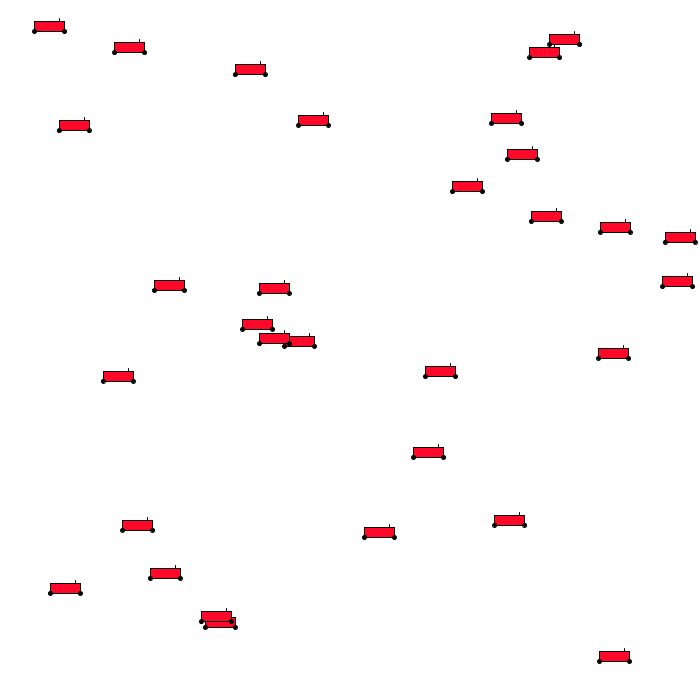
Frame 1 (no input)
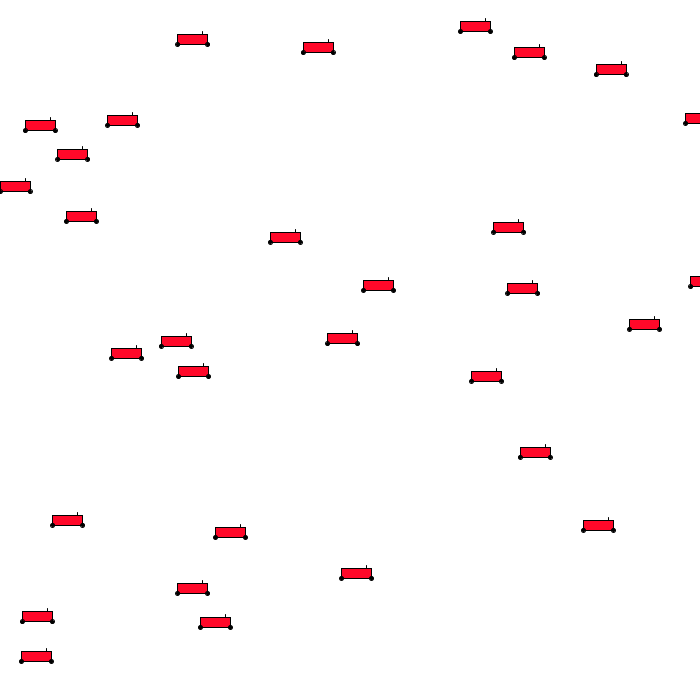
Frame 60 (the mouse pressed at the canvas centre just before this capture)
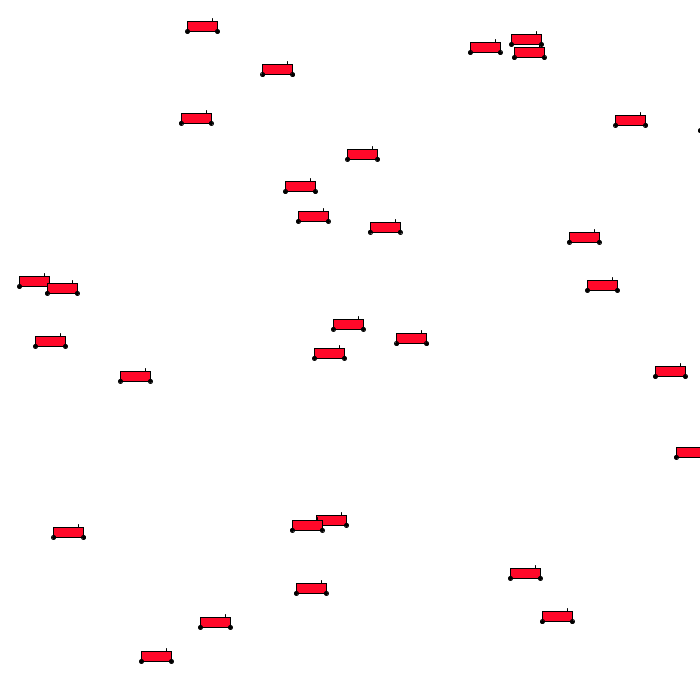
Frame 120 (the mouse held since frame 60 and released just before this capture)

The Processing sketch that drew these frames (run headless with seeded random() and noise(); from frame 60 on, the mouse is pressed at the canvas centre):

// Processing sketch: OOP_Cars
// ── OOP_Cars.pde
Car[] myCars = new Car[30];
Car myCar1;


void setup() {
  size(700, 700);
  myCar1 = new Car(#FF0829, random(width), random(height), random(30));


  for (int i=0; i<myCars.length; i++) {
    myCars[i] = new Car(#FF0829, random(width), random(height), random(30));
  }
}

void draw() {
  background(255);
  myCar1.display();
  myCar1.drive();


  for (int i=0; i<myCars.length; i++) {
    myCars[i].display();
    myCars[i].drive();
  }
}
// ── Car.pde
class Car {
  color c;
  float x;
  float y;
  float speed;
  float left;

  Car(color tempC, float tempX, float tempY, float tempSpeed) {
    c = color(tempC);
    x = tempX;
    y = tempY;
    speed = tempSpeed;
    left = random(2);
  }

  void display() {
    fill(c);
    rect(x, y, 30, 10);
    fill(0);
    ellipse(x+30, y+10, 4, 4);
    ellipse(x, y+10, 4, 4);
    line(x+25,y-3,x+25,y);
  }

  void drive() {
    if (left <=1) {
      x += speed;
      if (x > width) {
        x = 0;
      }
    } else {
      x -= speed;
      if (x < 0) {
        x = width;
      }
    }
  }
}
